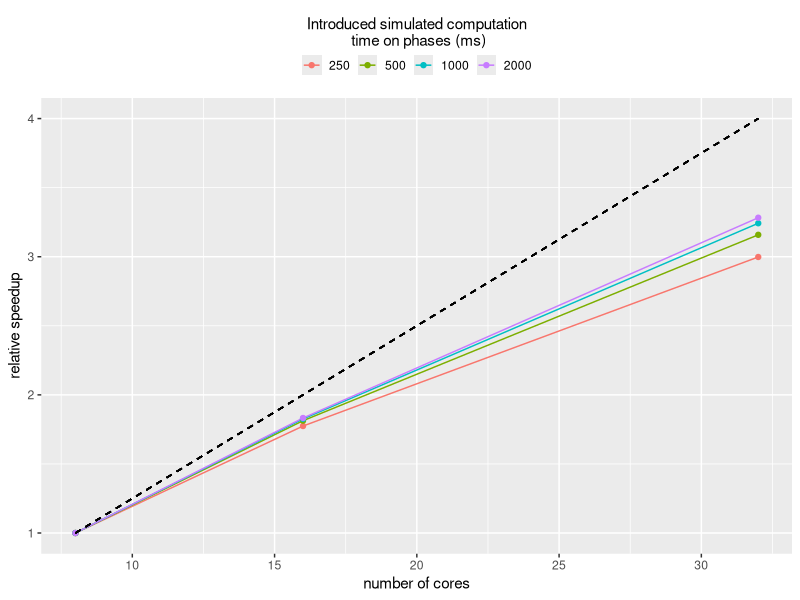
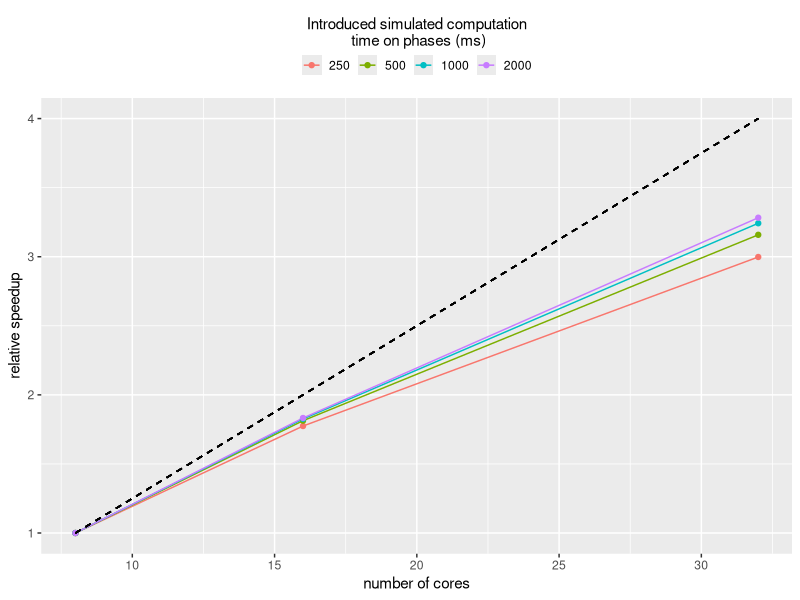

Generate these figures, in order, with R:
## ---- chunk 1
packages <- c("ggplot2", "dplyr")
install.packages(setdiff(packages, rownames(installed.packages())))
library(ggplot2)
library(dplyr)
## ---- chunk 2
colTypes <- rep("numeric",14)
data <- read.csv(file="x2_4partitions_Jul_1WE.csv", colClasses=colTypes, comment.char = "#")
## ---- chunk 3
raw_df <- data.frame(data)
df <- raw_df %>% 
  group_by(element, link, executor, core, partition,sleeping_guard,sleeping_instantiate,sleeping_apply) %>% 
  summarise(count=length(total_time),total_time.mean = mean(total_time), total_time.sd = sd(total_time), total_time.median = median(total_time),
            time_tuples.mean = mean(time_tuples), time_tuples.sd = sd(time_tuples), time_tuples.median = median(time_tuples),
            time_instantiate.mean = mean(time_instantiate), time_instantiate.sd = sd(time_instantiate), time_instantiate.median = median(time_instantiate),
            time_extract.mean = mean(time_extract), time_extract.sd = sd(time_extract), time_extract.median = median(time_extract),
            time_broadcast.mean = mean(time_broadcast), time_broadcast.sd = sd(time_broadcast), time_broadcast.median = median(time_broadcast),
            time_apply.mean = mean(time_apply), time_apply.sd = sd(time_apply), time_apply.median = median(time_apply)) 
#(df <- df[order(df$sleeping_guard), ])
## ---- chunk 4
size = unique(df$element)
sleeping_times = unique(df$sleeping_guard)

df.with_speedups  <- NULL

for (j in size) {
  
  for(i in sleeping_times){
    
    df.size <- df%>%filter(element == j)
    df.size$total_cores = df.size$core * df.size$executor
    df.sleeping <- df.size %>% filter(sleeping_guard == i)
    df.sleeping$sleeping_time <- df.sleeping$sleeping_guard

    df.sleeping = subset(df.sleeping, select = -c(sleeping_guard, sleeping_instantiate, sleeping_apply))
  
    ref_value = df.sleeping %>% filter(partition == min(df.sleeping$partition))
    ref_value.total_time = ref_value$total_time.mean
    ref_value.time_instantiate = ref_value$time_instantiate.mean
    ref_value.time_apply = ref_value$time_apply.mean
    
    df.sleeping["total_time.speedup"] =  ref_value.total_time / df.sleeping$total_time.mean 
    df.sleeping["time_instantiate.speedup"] =  ref_value.time_instantiate / df.sleeping$time_instantiate.mean 
    df.sleeping["time_apply.speedup"] =  ref_value.time_apply / df.sleeping$time_apply.mean 
    
    df.toprint = subset(df.sleeping, select = c(sleeping_time,element,link,executor,core,total_cores,partition,count,total_time.speedup,time_instantiate.speedup,time_apply.speedup))
    #print(df.toprint)
    
    if (is.null(df.with_speedups )) {
      df.with_speedups  = df.toprint
    }else {
      df.with_speedups  = rbind.data.frame(df.with_speedups , df.toprint)
    }
}

}
## ---- chunk 5
ggplot(data=df.with_speedups, aes(x=total_cores,y=total_time.speedup,group=as.factor(sleeping_time),color=as.factor(sleeping_time))) + 
  geom_line() + geom_point() + labs(fill = "") + geom_segment(aes(x = 8, y = 1, xend = 32, yend = 4),  color="black", linetype="dashed") +
  theme(legend.key.size = unit(0.5, 'cm')) + theme(legend.position = "top") + xlab("number of cores") + ylab("relative speedup") + scale_color_discrete(name="Introduced simulated computation\n time on phases (ms)") +
  guides(colour =guide_legend(title.position="top", title.hjust = 0.5),
         size = guide_legend(title.position="top", title.hjust = 0.5))

ggsave("x2_sleeping.pdf",width = 4, height = 4)
